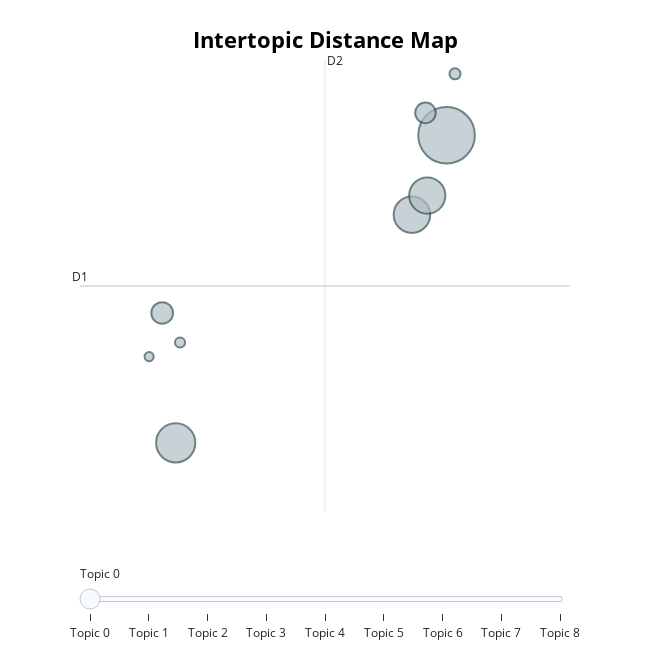

The notebook cell this image was saved under:
### Markdown cell above
# Plots

### Code cell
plt.figure(figsize=(10, 6))
topic_model.visualize_topics().show()

### Figure 1 — Plotly figure (JSON) as saved in the notebook; plotly's stock layout.template omitted (floating-point values rounded to 4 significant figures)
{"data": [{"customdata": [[0, "url | atc | us | amazon | in", 962], [1, "mining | cryptomining | crypto | gpustock | gpualert", 462], [2, "mediamarkt | grafikkarte | retailer | eur | time", 400], [3, "saturn | eur | retailer | time | grafikkarte", 393], [4, "gpu | the | to | and | are", 141], [5, "evga | evgabca | ts | ad | amazonca", 127], [6, "core | stores | buy | best | 8704", 37], [7, "normalizes | prepandemic | plummet | levels | prices", 31], [8, "nvda | ai | analyst | trends | weighs", 25]], "hovertemplate": "<b>Topic %{customdata[0]}</b><br>%{customdata[1]}<br>Size: %{customdata[2]}", "legendgroup": "", "marker": {"color": "#B0BEC5", "line": {"color": "DarkSlateGrey", "width": 2}, "size": [962, 462, 400, 393, 141, 127, 37, 31, 25], "sizemode": "area", "sizeref": 0.6012, "symbol": "circle"}, "mode": "markers", "name": "", "orientation": "v", "showlegend": false, "type": "scatter", "x": [20.38, 13.1, 19.45, 19.87, 12.74, 19.82, 20.61, 13.22, 12.39], "xaxis": "x", "y": [-1.827, -5.486, -2.771, -2.544, -3.941, -1.56, -1.095, -4.292, -4.46], "yaxis": "y"}], "layout": {"annotations": [{"showarrow": false, "text": "D1", "x": 10.53, "y": -3.62, "yshift": 10}, {"showarrow": false, "text": "D2", "x": 17.12, "xshift": 10, "y": -0.9309}], "height": 650, "hoverlabel": {"bgcolor": "white", "font": {"family": "Rockwell", "size": 16}}, "legend": {"itemsizing": "constant", "tracegroupgap": 0}, "margin": {"t": 60}, "shapes": [{"line": {"color": "#CFD8DC", "width": 2}, "type": "line", "x0": 17.12, "x1": 17.12, "y0": -6.309, "y1": -0.9309}, {"line": {"color": "#9E9E9E", "width": 2}, "type": "line", "x0": 10.53, "x1": 23.7, "y0": -3.62, "y1": -3.62}], "sliders": [{"active": 0, "pad": {"t": 50}, "steps": [{"args": [{"marker.color": [["red", "#B0BEC5", "#B0BEC5", "#B0BEC5", "#B0BEC5", "#B0BEC5", "#B0BEC5", "#B0BEC5", "#B0BEC5"]]}], "label": "Topic 0", "method": "update"}, {"args": [{"marker.color": [["#B0BEC5", "red", "#B0BEC5", "#B0BEC5", "#B0BEC5", "#B0BEC5", "#B0BEC5", "#B0BEC5", "#B0BEC5"]]}], "label": "Topic 1", "method": "update"}, {"args": [{"marker.color": [["#B0BEC5", "#B0BEC5", "red", "#B0BEC5", "#B0BEC5", "#B0BEC5", "#B0BEC5", "#B0BEC5", "#B0BEC5"]]}], "label": "Topic 2", "method": "update"}, {"args": [{"marker.color": [["#B0BEC5", "#B0BEC5", "#B0BEC5", "red", "#B0BEC5", "#B0BEC5", "#B0BEC5", "#B0BEC5", "#B0BEC5"]]}], "label": "Topic 3", "method": "update"}, {"args": [{"marker.color": [["#B0BEC5", "#B0BEC5", "#B0BEC5", "#B0BEC5", "red", "#B0BEC5", "#B0BEC5", "#B0BEC5", "#B0BEC5"]]}], "label": "Topic 4", "method": "update"}, {"args": [{"marker.color": [["#B0BEC5", "#B0BEC5", "#B0BEC5", "#B0BEC5", "#B0BEC5", "red", "#B0BEC5", "#B0BEC5", "#B0BEC5"]]}], "label": "Topic 5", "method": "update"}, {"args": [{"marker.color": [["#B0BEC5", "#B0BEC5", "#B0BEC5", "#B0BEC5", "#B0BEC5", "#B0BEC5", "red", "#B0BEC5", "#B0BEC5"]]}], "label": "Topic 6", "method": "update"}, {"args": [{"marker.color": [["#B0BEC5", "#B0BEC5", "#B0BEC5", "#B0BEC5", "#B0BEC5", "#B0BEC5", "#B0BEC5", "red", "#B0BEC5"]]}], "label": "Topic 7", "method": "update"}, {"args": [{"marker.color": [["#B0BEC5", "#B0BEC5", "#B0BEC5", "#B0BEC5", "#B0BEC5", "#B0BEC5", "#B0BEC5", "#B0BEC5", "red"]]}], "label": "Topic 8", "method": "update"}]}], "title": {"font": {"color": "Black", "size": 22}, "text": "<b>Intertopic Distance Map</b>", "x": 0.5, "xanchor": "center", "y": 0.95, "yanchor": "top"}, "width": 650, "xaxis": {"anchor": "y", "domain": [0, 1], "range": [10.53, 23.7], "title": {"text": ""}, "visible": false}, "yaxis": {"anchor": "x", "domain": [0, 1], "range": [-6.309, -0.9309], "title": {"text": ""}, "visible": false}}}
